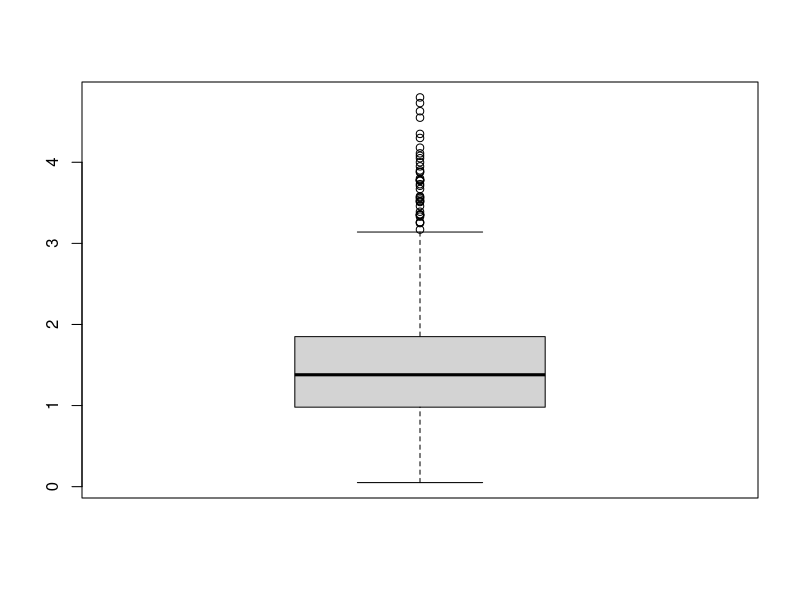
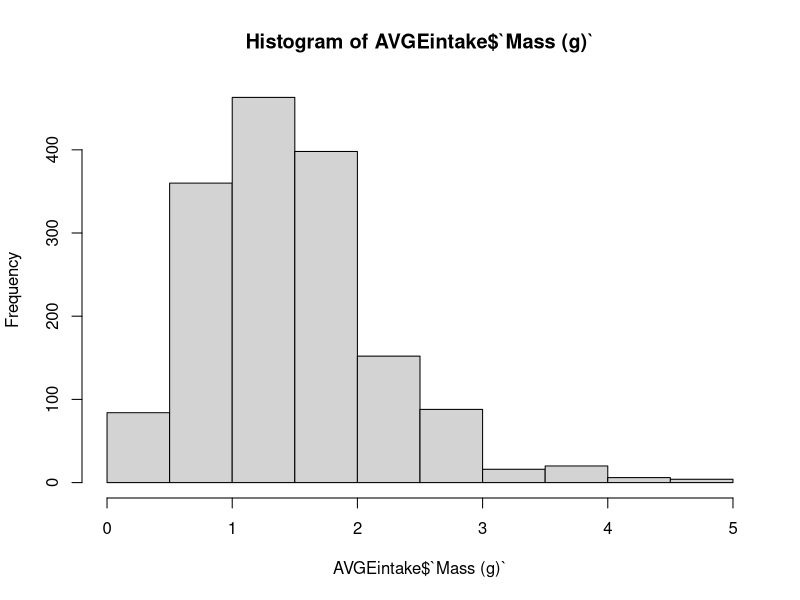
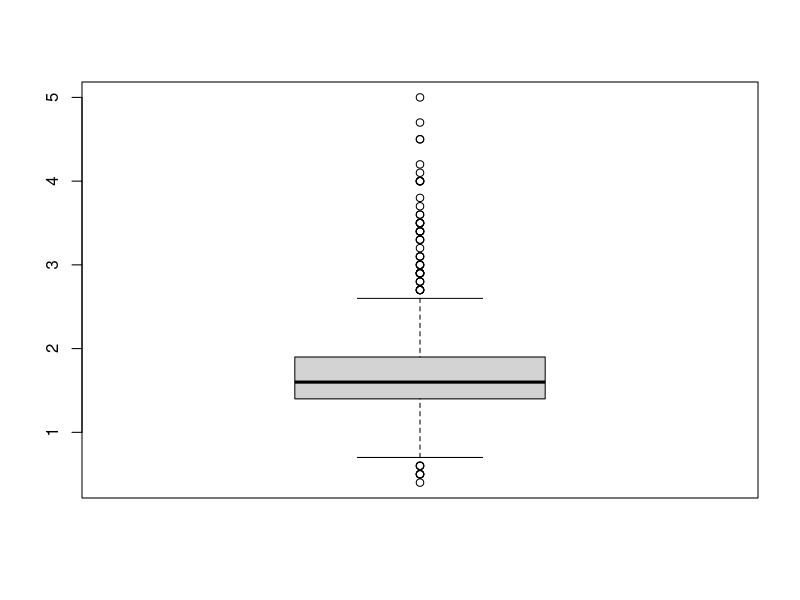
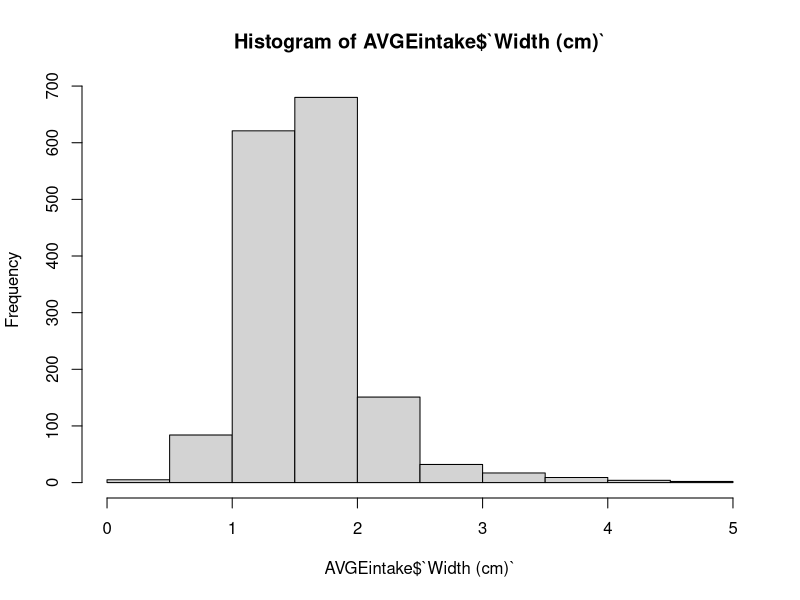
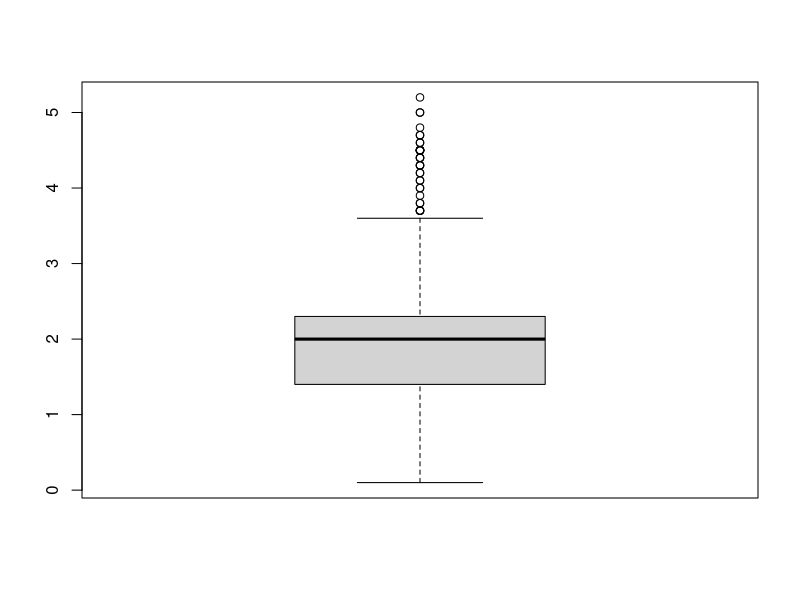
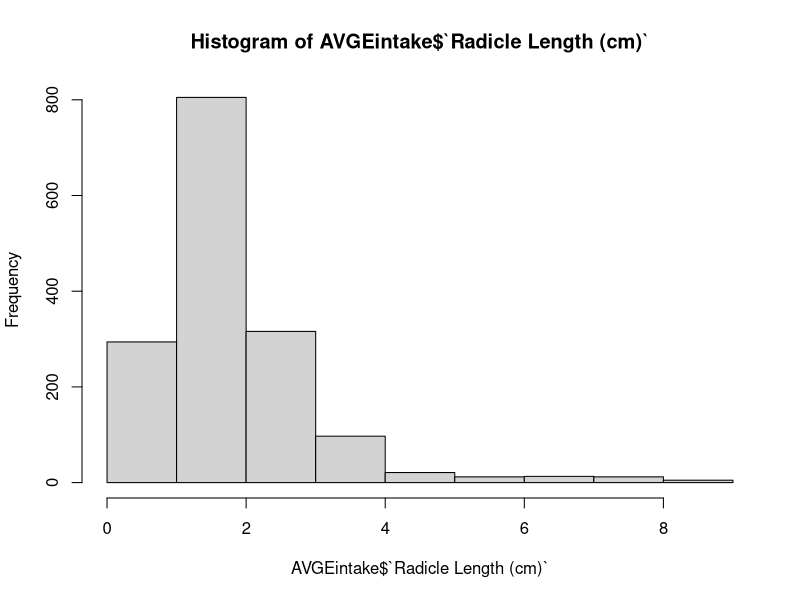
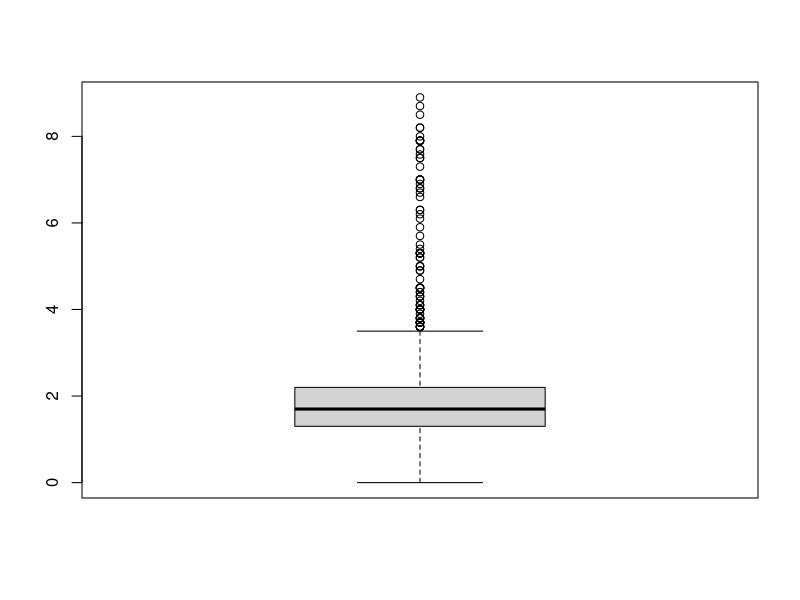

Recreate these plots in R, in order.
## ---- chunk 1
library(tidyverse)
library(readr)
library(lubridate)

AVGEintake<-read_csv("data/Copy of Master Nursery Intake Data - Reconstruction of AVGE Intake Data11.9.26.csv")

#looking at the new Master Datasheets, reorganize order to match for easy integration, also only selecting for columns that we are keeping, this step we only need to do once, becasue the new semester sheets are organized to match the Primary sheets moving forward



#select columns
AVGEintake<-AVGEintake%>%
  select(`Processed By`,`Planter Type
`,  `Collection Site`, `Collection Date`, `Date Planted`, `Tag ID`, `Mass (g)`, `Width (cm)`, `Propagule Length (cm)`, `Radicle Length (cm)`, Notes, `Part of Something ( C, N, E)`,`Propagule Color`,`Radicle Color`, `Float (Y/N)`)


## ---- chunk 2
#Planter Type, Collection Site, Float

unique(AVGEintake$`Planter Type
`)

#"SP"     "CC"     "3\"TP"  "3\" TP" "4\"TP"  "3'' TP" NA   #wtf is sp?? checked the metadata it means standard pot..
check<-AVGEintake%>%
  filter(`Planter Type
`=="SP")

AVGEintake<-AVGEintake%>%
  mutate(`Planter Type
`=recode(`Planter Type
`, 
                             "3\"TP"="3TP",
                             "3\" TP" ="3TP",
                             "3'' TP" ="3TP",
                             "3\" TP"="3TP",
                             "4\"TP" ="4TP"
                             ))

unique(AVGEintake$`Planter Type
`)#looks good

unique(AVGEintake$`Collection Site`)
# [1] "VBSP"         NA             "OC, VBSP"     "CP"           "STEER Basin"  "AL"          
# [7] "SRHB"         "SRBB"         "GP"           "STEER Fringe" "LS"           "RB"          
#[13] "STEER BASIN"  "SG"           "STEER FRINGE" "SRP"          "SARI"         "VB"  

#what is SRP?
check<-AVGEintake%>%
  filter(`Collection Site`=="SRP") #unclear.. change to NA

AVGEintake<-AVGEintake%>%
  mutate(`Collection Site`=recode(`Collection Site`, 
                             "STEER Basin"="STEER-Basin",
                             "STEER BASIN"="STEER-Basin",
                             "SRHB"  ="SR-HB",
                             "SRBB" ="SR-BB",
                             "STEER Fringe"="STEER-Fringe",
                             "STEER FRINGE"="STEER-Fringe",
                             "SRP"="NA"
                             ))

unique(AVGEintake$`Collection Site`)#looks good

unique(AVGEintake$`Float (Y/N)`)
#"N" "Y" NA  "7"

check<-AVGEintake%>%
  filter(`Float (Y/N)`=="7")
#i think this is prolly a yes.. but I'm gonna make it NA cuz I cant be sure

AVGEintake<-AVGEintake%>%
  mutate(`Float (Y/N)`=recode(`Float (Y/N)`, 
                             "7"="NA"
                             ))

unique(AVGEintake$`Float (Y/N)`)

## ---- chunk 3
#Collection Date, Date Planted

unique(AVGEintake$`Date Planted`)#all in the same format

AVGEintake$`Date Planted`<-mdy(AVGEintake$`Date Planted`)

unique(AVGEintake$`Collection Date`)
#we have all in mdy format, and then some have various collection dates noted as various, mdy will change these various to NA
#2021-2025 looks good! Last date is 6/25/24

check<-AVGEintake%>%
  filter(`Collection Date`=="Various")#four of them say various

AVGEintake$`Collection Date`<-mdy(AVGEintake$`Collection Date`)
#only 4 failed to parse, that tracks

#ranges look good for collection and planting dates

## ---- chunk 4

duplicates<-AVGEintake%>%
  group_by(`Tag ID`)%>%
  summarise(N=n())%>%#this tells us how many trees have this tag id
  filter(N>1)#and we are filtering for when this is >1

#no duplicates found here. Only NA, Adam cleaned this out well 

check<-AVGEintake%>%
   filter(str_detect(`Tag ID`, "B"))
#none of these have B. 

## ---- chunk 5
#Mass, Width, Length, Radicle Length

str(AVGEintake)
#lenfth witdth and mass are all numeric, woo, radicle length is charachter need to look into that

unique(AVGEintake$`Mass (g)`)#no obvious weirdness
#no obvious outliers when reorganizing 

boxplot(AVGEintake$`Mass (g)`)#on the large side potential outliers
hist(AVGEintake$`Mass (g)`)#skewed right

unique(AVGEintake$`Width (cm)`)#no weirdness
#when I organize the data there are some widths that are total widths of an open prop, not just cotelydn widths, double checking hist and boxplot
boxplot(AVGEintake$`Width (cm)`)
hist(AVGEintake$`Width (cm)`)#skewed right
#merr, not sure about this. 


unique(AVGEintake$`Propagule Length (cm)`)#no obvious weirdness
boxplot(AVGEintake$`Propagule Length (cm)`)#looks like outliers >3.5ish

unique(AVGEintake$`Radicle Length (cm)`)#<0.1, going to change to 0.05. then make numeric
AVGEintake<-AVGEintake%>%
  mutate(`Radicle Length (cm)`=recode(`Radicle Length (cm)`, 
                                     "<0.1"="0.05",
                                     "<.1"="0.05"))

AVGEintake$`Radicle Length (cm)`<-as.numeric(AVGEintake$`Radicle Length (cm)`)
hist(AVGEintake$`Radicle Length (cm)`)#skewed right
boxplot(AVGEintake$`Radicle Length (cm)`)#a lot of outliers above 3.8?? 

## ---- chunk 6

write.csv(file="AVGEIntakeCleaned11.26.csv", AVGEintake)
## ---- chunk 7
